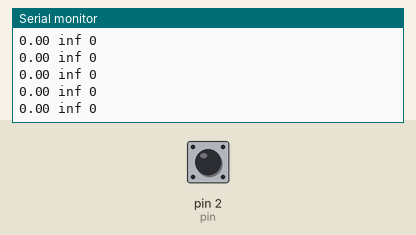
A sketch run on a simulated Arduino Uno, built with avr-gcc and run on an emulated ATmega328P. Shown: the last lines printed to the serial monitor. The test bench sets the inputs (shaded band); at power-on: pin 2 (pin) HIGH.

Above: at 1.2 s.
1.3 s: pin 2 (pin) pulled LOW for 0.15 s
At 2.0 s:
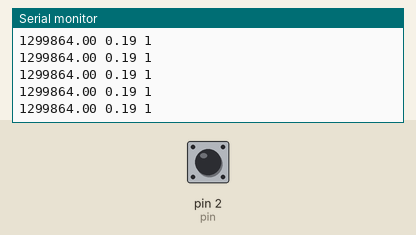
3.2 s: pin 2 (pin) pulled LOW for 1 s
At 3.8 s:
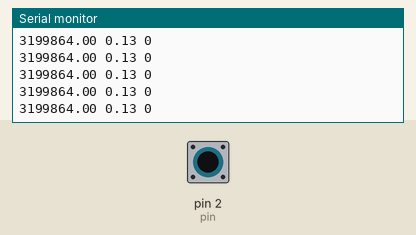
7.2 s: pin 2 (pin) pulled LOW for 0.15 s
At 8.1 s:
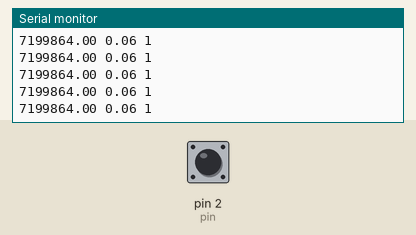
16.3 s: pin 2 (pin) pulled LOW for 1 s
At 16.9 s:
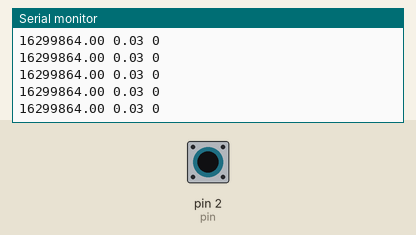
Timing chart, 0 to 19.3 s (numbered marks = the images above; inputs shaded):
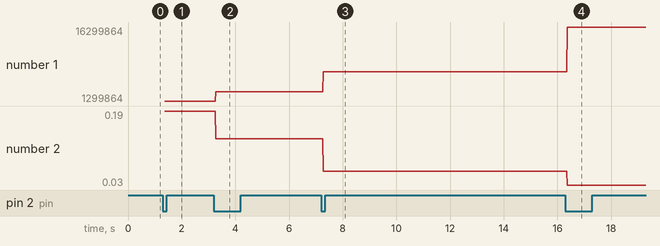

The sketch:

Speedmeter.ino
```cpp
int pin = 2;
float Speed = 0.0;
volatile bool state = LOW;
volatile float Time;
volatile float prevTime;

void setup() {
  Serial.begin(9600);
  pinMode(pin, INPUT_PULLUP);

  attachInterrupt(digitalPinToInterrupt(pin), sensor, FALLING);

}

void loop() {
  Speed = 0.251/((Time-prevTime)/1000000);
  Serial.print(Time);
  Serial.print(" ");
  Serial.print(Speed);
  Serial.print(" ");
  Serial.println(state);
}


void sensor (){
  state = !state;
  prevTime = Time;
  Time = micros();
}


/*
void sensor(){

  if (state == LOW){
    Time = micros();
    state = HIGH;
  }
  if (state == HIGH){
    float diff = micros() - Time;
    state = LOW;
  }
}
*/
```

Measured:
- after the input at 1.3 s, the serial monitor: prints a new line after 0.06 s (image 1)
- after the input at 3.2 s, the serial monitor: prints a new line after 0.07 s (image 2)
- after the input at 7.2 s, the serial monitor: prints a new line after 0.06 s (image 3)
- after the input at 16.3 s, the serial monitor: prints a new line after 0.05 s (image 4)
- plotted number 1: 1299864 → 3199864 after the input at 3.2 s, 3199864 → 7199864 after the input at 7.2 s, 7199864 → 16299864 after the input at 16.3 s
- plotted number 2: 0.19 → 0.13 after the input at 3.2 s, 0.13 → 0.06 after the input at 7.2 s, 0.06 → 0.03 after the input at 16.3 s
